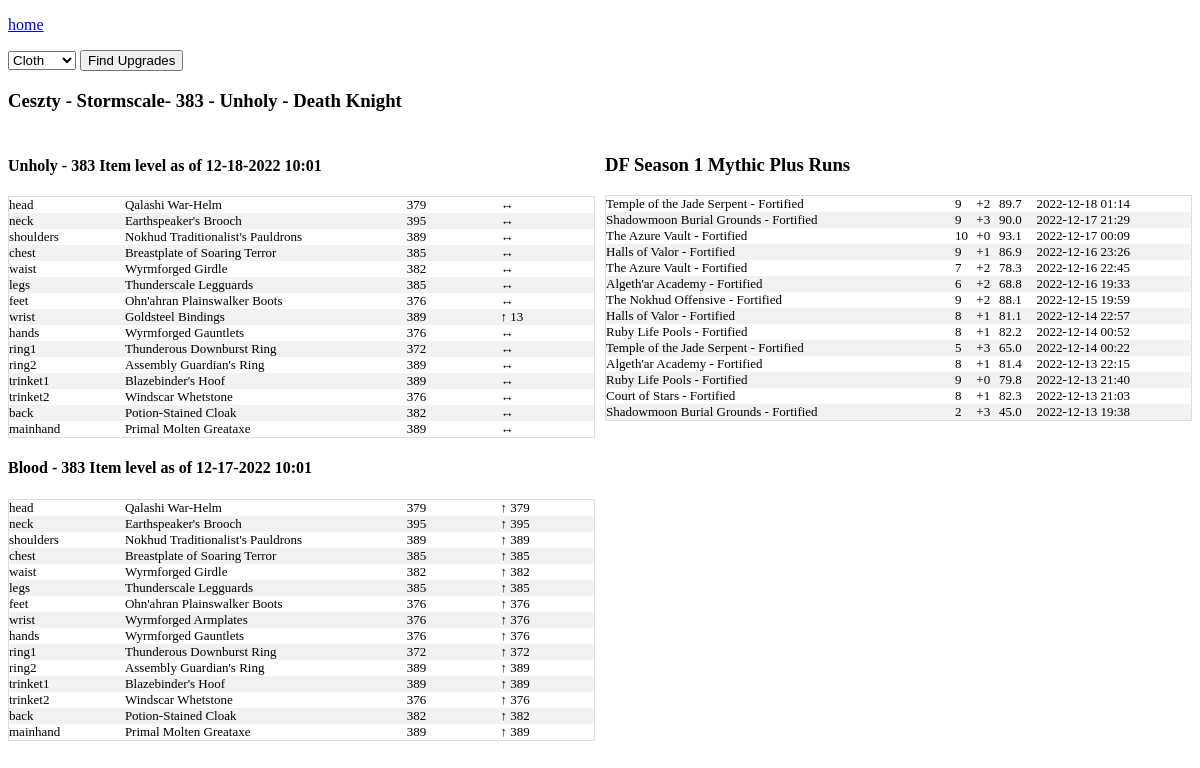
/us/Stormscale/Ceszty, run on the app's committed database.
### tables this page shows
CREATE TABLE character_gear_ext(
  name TEXT,
  realm TEXT,
  region TEXT,
  item_level TEXT,
  item_slot TEXT,
  item_name TEXT,
  derived_item_level REAL,
  last_crawled_at TEXT,
  equipped_item_level TEXT,
  class TEXT,
  unique_key,
  active_spec_name TEXT,
  active_spec_role TEXT,
  slot_item_level_change
, item_lookup);

CREATE TABLE all_mythic_plus_runs (
    name TEXT
    ,region TEXT
    ,realm TEXT
    ,dungeon TEXT
    ,short_name TEXT
    ,mythic_level int
    ,completed_at TEXT
    ,clear_time_ms INT
    ,num_keystone_upgrades INT
    ,map_challenge_mode_id INT
    ,zone_id INT
    ,score FLOAT
    ,affixes TEXT
    ,URL TEXT 
    ,unique_key TEXT UNIQUE
    ,tyr_or_fort TEXT
    , active_spec_name TEXT, active_spec_role TEXT, class TEXT);

### app.py (the view, shortened to what this page needs)
@app.route('/<region>/<realm>/<character_name>',methods=['POST','GET'])
def character_name(region,realm,character_name):
    conn = create_connection()
    cursor = conn.cursor()
    distinct_crawl_dates = cursor.execute("""select distinct active_spec_role
                                        ,active_spec_name
                                        ,last_crawled_at as last_crawled_cleansed
                                        ,last_crawled_at
                                        ,equipped_item_level
                                        from character_gear_ext
                                        where name = '{}'
                                            and realm = '{}'
                                            and region = '{}'

                                        order by last_crawled_at desc
                                            """.format(character_name,realm,region)).fetchall()
    results = cursor.execute("""select *
                            from character_gear_ext
                            where name = '{}'
                                and realm = '{}'
                                and region = '{}'
                            and item_slot not in ('tabard','shirt')
                                """.format(character_name,realm,region))
    data = results.fetchall()
    all_mythic_plus_runs = cursor.execute("""select *
                                    ,strftime('%Y-%m-%d %H:%M',completed_at) as completed_at_cleansed
                                    from all_mythic_plus_runs
                                    where name = '{}'
                                        and realm = '{}'
                                        and region = '{}'
                                    and strftime('%Y-%m-%d %H:%M',completed_at) >= '2022-12-01 00:00'
                                    order by completed_at desc
                                        """.format(character_name,realm,region)).fetchall()
    character = cursor.execute("""select *
                            ,last_crawled_at as last_crawled_cleansed
                            from character_gear_ext
                            where name = '{}'
                                and realm = '{}'
                                and region = '{}'
                            and item_slot not in ('tabard','shirt')
                            order by last_crawled_at desc
                                """.format(character_name,realm,region)).fetchone()
    return render_template('character.html',data=data,character=character,distinct_crawl_dates=distinct_crawl_dates,all_mythic_plus_runs=all_mythic_plus_runs)

### app.py (called while the page is built)
def create_connection():
    conn = None
    try:
        file ="/home/terrysey/MythicPlus/mplus.db"
        conn = sqlite3.connect(file
        ,detect_types=sqlite3.PARSE_DECLTYPES)
        conn.row_factory=sqlite3.Row
        return conn
    except Error as e:
        print(e)
        try:
            file="/Users/terryseyler/git/mythicplus/mplus.db"
            conn = sqlite3.connect(file
            ,detect_types=sqlite3.PARSE_DECLTYPES)
            conn.row_factory=sqlite3.Row
            return conn
        except Error as e:
            print(e)
            try:
                file="C:/Users/tlsey/git/MythicPlus/mplus.db"
                conn = sqlite3.connect(file
                ,detect_types=sqlite3.PARSE_DECLTYPES)
                conn.row_factory=sqlite3.Row
                return conn
            except Error as e:
                print(e)

### templates/character.html (shortened to what this page needs)
<!doctype html>
<link rel="stylesheet" href="{{ url_for('static', filename='style.css') }}">
<html>
<p><a href="{{url_for('index')}}">home</a></p>
<div class="form">
<span>
<form method="POST">
<select name="item_subclass" id="item_subclass">
  <option value="Cloth">Cloth</option>
</select>
<input class="btn" type="submit" name="submit_button" value="Find Upgrades">
</form>
</span>
</div>
<h3>{{ character['name'] }} - {{ character['realm'] }}- {{ character['equipped_item_level'] }} - {{ character['active_spec_name'] }} - {{character['class']}}</h3>
<div class="row">
<div class ="column">
{% for date in distinct_crawl_dates %}
<h4>{{ date['active_spec_name'] }} - {{date['equipped_item_level']}} Item level as of {{date['last_crawled_cleansed'] }}</h4>
<table class="character">
{% for item in data %}
{% if item['last_crawled_at'] == date['last_crawled_at'] %}
<tr>
  <td width="5%">{{ item['item_slot'] }}</td>
  <td width="15%">{{ item['item_name'] }}</td>
  <td width="5%">{{ item['item_level'] }}</td>
{% if item['slot_item_level_change'] > 0 %}
  <td width="5%">&uarr; {{ item['slot_item_level_change']}}</td>
{% elif item['slot_item_level_change'] < 0 %}
  <td width="5%">&darr;{{ item['slot_item_level_change']}}</td>
{% else %}
  <td width="5%">&harr;</td>
{% endif %}
</tr>
{% endif %}
{% endfor %}
</table>
{% endfor %}
</div>
<div class="column">
<h3>DF Season 1 Mythic Plus Runs</h3>
  <table class="character">
  {% for dungeon in all_mythic_plus_runs %}
  <tr>
    <td>{{ dungeon['dungeon'] }} - {{dungeon['tyr_or_fort']}}</td>
    <td>{{ dungeon['mythic_level'] }}</td>
    <td>+{{ dungeon['num_keystone_upgrades'] }}</td>
    <td>{{ dungeon['score'] }}</td>
    <td>{{ dungeon['completed_at_cleansed'] }}</td>
  </tr>
  {% endfor %}
</table>
</div>
</div>

### static/style.css (style rules this page uses)
th, td { text-align: left; vertical-align:top; padding: 0px; font-size: 13px; }
table.character { border-collapse: collapse; border-spacing: 0; width: 100%; border: 1px solid #ddd; }
tr:nth-child(even) { background-color: #f2f2f2; }
.row { display: flex; margin-left:-5px; margin-right:-5px; }
.column { flex: 50%; padding: 5px; }

### data on the page
character_gear_ext: name "Ceszty", realm "Stormscale", equipped_item_level "383", active_spec_name "Unholy", class "Death Knight", item_slot "head", item_name "Qalashi War-Helm", item_level "379"
character_gear_ext: item_slot "neck", item_name "Earthspeaker's Brooch", item_level "395"
character_gear_ext: item_slot "shoulders", item_name "Nokhud Traditionalist's Pauldrons", item_level "389"
character_gear_ext: item_slot "chest", item_name "Breastplate of Soaring Terror", item_level "385"
character_gear_ext: item_slot "waist", item_name "Wyrmforged Girdle", item_level "382"
character_gear_ext: item_slot "legs", item_name "Thunderscale Legguards", item_level "385"
character_gear_ext: item_slot "feet", item_name "Ohn'ahran Plainswalker Boots", item_level "376"
character_gear_ext: item_slot "wrist", item_name "Goldsteel Bindings", item_level "389", slot_item_level_change "13"
character_gear_ext: item_slot "hands", item_name "Wyrmforged Gauntlets", item_level "376"
character_gear_ext: item_slot "ring1", item_name "Thunderous Downburst Ring", item_level "372"
character_gear_ext: item_slot "ring2", item_name "Assembly Guardian's Ring", item_level "389"
character_gear_ext: item_slot "trinket1", item_name "Blazebinder's Hoof", item_level "389"
character_gear_ext: item_slot "trinket2", item_name "Windscar Whetstone", item_level "376"
character_gear_ext: item_slot "back", item_name "Potion-Stained Cloak", item_level "382"
character_gear_ext: item_slot "mainhand", item_name "Primal Molten Greataxe", item_level "389"
character_gear_ext: item_slot "head", item_name "Qalashi War-Helm", item_level "379", slot_item_level_change "379"
character_gear_ext: item_slot "neck", item_name "Earthspeaker's Brooch", item_level "395", slot_item_level_change "395"
character_gear_ext: item_slot "shoulders", item_name "Nokhud Traditionalist's Pauldrons", item_level "389", slot_item_level_change "389"
character_gear_ext: item_slot "chest", item_name "Breastplate of Soaring Terror", item_level "385", slot_item_level_change "385"
character_gear_ext: item_slot "waist", item_name "Wyrmforged Girdle", item_level "382", slot_item_level_change "382"
character_gear_ext: item_slot "legs", item_name "Thunderscale Legguards", item_level "385", slot_item_level_change "385"
character_gear_ext: item_slot "feet", item_name "Ohn'ahran Plainswalker Boots", item_level "376", slot_item_level_change "376"
character_gear_ext: item_slot "wrist", item_name "Wyrmforged Armplates", item_level "376", slot_item_level_change "376"
character_gear_ext: item_slot "hands", item_name "Wyrmforged Gauntlets", item_level "376", slot_item_level_change "376"
character_gear_ext: item_slot "ring1", item_name "Thunderous Downburst Ring", item_level "372", slot_item_level_change "372"
character_gear_ext: item_slot "ring2", item_name "Assembly Guardian's Ring", item_level "389", slot_item_level_change "389"
character_gear_ext: item_slot "trinket1", item_name "Blazebinder's Hoof", item_level "389", slot_item_level_change "389"
character_gear_ext: item_slot "trinket2", item_name "Windscar Whetstone", item_level "376", slot_item_level_change "376"
character_gear_ext: item_slot "back", item_name "Potion-Stained Cloak", item_level "382", slot_item_level_change "382"
character_gear_ext: item_slot "mainhand", item_name "Primal Molten Greataxe", item_level "389", slot_item_level_change "389"
all_mythic_plus_runs: dungeon "Temple of the Jade Serpent", tyr_or_fort "Fortified", mythic_level "9", num_keystone_upgrades "2", score "89.7", completed_at_cleansed "2022-12-18 01:14"
all_mythic_plus_runs: dungeon "Shadowmoon Burial Grounds", tyr_or_fort "Fortified", mythic_level "9", num_keystone_upgrades "3", score "90.0", completed_at_cleansed "2022-12-17 21:29"
all_mythic_plus_runs: dungeon "The Azure Vault", tyr_or_fort "Fortified", mythic_level "10", num_keystone_upgrades "0", score "93.1", completed_at_cleansed "2022-12-17 00:09"
all_mythic_plus_runs: dungeon "Halls of Valor", tyr_or_fort "Fortified", mythic_level "9", num_keystone_upgrades "1", score "86.9", completed_at_cleansed "2022-12-16 23:26"
all_mythic_plus_runs: dungeon "The Azure Vault", tyr_or_fort "Fortified", mythic_level "7", num_keystone_upgrades "2", score "78.3", completed_at_cleansed "2022-12-16 22:45"
all_mythic_plus_runs: dungeon "Algeth'ar Academy", tyr_or_fort "Fortified", mythic_level "6", num_keystone_upgrades "2", score "68.8", completed_at_cleansed "2022-12-16 19:33"
all_mythic_plus_runs: dungeon "The Nokhud Offensive", tyr_or_fort "Fortified", mythic_level "9", num_keystone_upgrades "2", score "88.1", completed_at_cleansed "2022-12-15 19:59"
all_mythic_plus_runs: dungeon "Halls of Valor", tyr_or_fort "Fortified", mythic_level "8", num_keystone_upgrades "1", score "81.1", completed_at_cleansed "2022-12-14 22:57"
all_mythic_plus_runs: dungeon "Ruby Life Pools", tyr_or_fort "Fortified", mythic_level "8", num_keystone_upgrades "1", score "82.2", completed_at_cleansed "2022-12-14 00:52"
all_mythic_plus_runs: dungeon "Temple of the Jade Serpent", tyr_or_fort "Fortified", mythic_level "5", num_keystone_upgrades "3", score "65.0", completed_at_cleansed "2022-12-14 00:22"
all_mythic_plus_runs: dungeon "Algeth'ar Academy", tyr_or_fort "Fortified", mythic_level "8", num_keystone_upgrades "1", score "81.4", completed_at_cleansed "2022-12-13 22:15"
all_mythic_plus_runs: dungeon "Ruby Life Pools", tyr_or_fort "Fortified", mythic_level "9", num_keystone_upgrades "0", score "79.8", completed_at_cleansed "2022-12-13 21:40"
all_mythic_plus_runs: dungeon "Court of Stars", tyr_or_fort "Fortified", mythic_level "8", num_keystone_upgrades "1", score "82.3", completed_at_cleansed "2022-12-13 21:03"
all_mythic_plus_runs: dungeon "Shadowmoon Burial Grounds", tyr_or_fort "Fortified", mythic_level "2", num_keystone_upgrades "3", score "45.0", completed_at_cleansed "2022-12-13 19:38"

### other printed values
{{ date['active_spec_name'] }} "Unholy" "Blood"
{{ date['equipped_item_level'] }} "383" "383"
{{ date['last_crawled_cleansed'] }} "12-18-2022 10:01" "12-17-2022 10:01"
